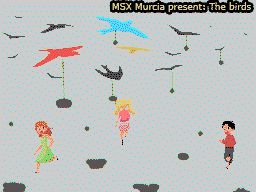

Tiled map render using the project's own tile images. Description and the whole map definition, tile-layer contents included, below:
An orthogonal 32x24 tile map with 8x8 px tiles, 1 tile layer (Capa de patrones 1).

<map version="1.2" tiledversion="2019.12.11" orientation="orthogonal" renderorder="right-down" compressionlevel="-1" width="32" height="24" tilewidth="8" tileheight="8" infinite="0" nextlayerid="2" nextobjectid="1">
 <tileset firstgid="1" name="scloader" tilewidth="8" tileheight="8" tilecount="768" columns="32">
  <image source="scloader.png" width="256" height="192" />
 </tileset>
 <layer id="1" name="Capa de patrones 1" width="32" height="24">
  <data encoding="csv">
1,2,3,4,5,6,7,8,9,10,11,12,13,14,15,16,17,18,19,20,21,22,23,24,25,26,27,28,29,30,31,32,
33,34,35,36,37,38,39,40,41,42,43,44,45,46,47,48,49,50,51,52,53,54,55,56,57,58,59,60,61,62,63,64,
65,66,67,68,69,70,71,72,73,74,75,76,77,78,79,80,81,82,83,84,85,86,87,88,89,90,91,92,93,94,95,96,
97,98,99,100,101,102,103,104,105,106,107,108,109,110,111,112,113,114,115,116,117,118,119,120,121,122,123,124,125,126,127,128,
129,130,131,132,133,134,135,136,137,138,139,140,141,142,143,144,145,146,147,148,149,150,151,152,153,154,155,156,157,158,159,160,
161,162,163,164,165,166,167,168,169,170,171,172,173,174,175,176,177,178,179,180,181,182,183,184,185,186,187,188,189,190,191,192,
193,194,195,196,197,198,199,200,201,202,203,204,205,206,207,208,209,210,211,212,213,214,215,216,217,218,219,220,221,222,223,224,
225,226,227,228,229,230,231,232,233,234,235,236,237,238,239,240,241,242,243,244,245,246,247,248,249,250,251,252,253,254,255,256,
257,258,259,260,261,262,263,264,265,266,267,268,269,270,271,272,273,274,275,276,277,278,279,280,281,282,283,284,285,286,287,288,
289,290,291,292,293,294,295,296,297,298,299,300,301,302,303,304,305,306,307,308,309,310,311,312,313,314,315,316,317,318,319,320,
321,322,323,324,325,326,327,328,329,330,331,332,333,334,335,336,337,338,339,340,341,342,343,344,345,346,347,348,349,350,351,352,
353,354,355,356,357,358,359,360,361,362,363,364,365,366,367,368,369,370,371,372,373,374,375,376,377,378,379,380,381,382,383,384,
385,386,387,388,389,390,391,392,393,394,395,396,397,398,399,400,401,402,403,404,405,406,407,408,409,410,411,412,413,414,415,416,
417,418,419,420,421,422,423,424,425,426,427,428,429,430,431,432,433,434,435,436,437,438,439,440,441,442,443,444,445,446,447,448,
449,450,451,452,453,454,455,456,457,458,459,460,461,462,463,464,465,466,467,468,469,470,471,472,473,474,475,476,477,478,479,480,
481,482,483,484,485,486,487,488,489,490,491,492,493,494,495,496,497,498,499,500,501,502,503,504,505,506,507,508,509,510,511,512,
513,514,515,516,517,518,519,520,521,522,523,524,525,526,527,528,529,530,531,532,533,534,535,536,537,538,539,540,541,542,543,544,
545,546,547,548,549,550,551,552,553,554,555,556,557,558,559,560,561,562,563,564,565,566,567,568,569,570,571,572,573,574,575,576,
577,578,579,580,581,582,583,584,585,586,587,588,589,590,591,592,593,594,595,596,597,598,599,600,601,602,603,604,605,606,607,608,
609,610,611,612,613,614,615,616,617,618,619,620,621,622,623,624,625,626,627,628,629,630,631,632,633,634,635,636,637,638,639,640,
641,642,643,644,645,646,647,648,649,650,651,652,653,654,655,656,657,658,659,660,661,662,663,664,665,666,667,668,669,670,671,672,
673,674,675,676,677,678,679,680,681,682,683,684,685,686,687,688,689,690,691,692,693,694,695,696,697,698,699,700,701,702,703,704,
705,706,707,708,709,710,711,712,713,714,715,716,717,718,719,720,721,722,723,724,725,726,727,728,729,730,731,732,733,734,735,736,
737,738,739,740,741,742,743,744,745,746,747,748,749,750,751,752,753,754,755,756,757,758,759,760,761,762,763,764,765,766,767,768
</data>
 </layer>
</map>
